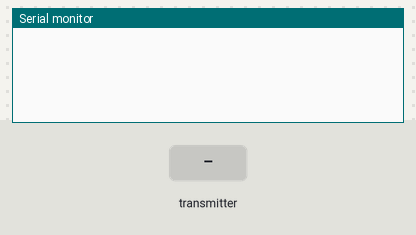
Bench run of a sketch on a simulated ESP32. Parts: the last lines printed to the serial monitor. The test bench sets the inputs (shaded band).

Above: at 1.2 s.
1.3 s: the transmitter starts sending patient_id = 0
At 1.66 s:
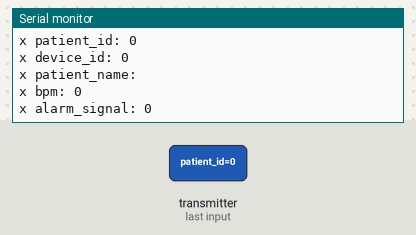
2.8 s: the transmitter starts sending device_id = 1
4.3 s: the transmitter starts sending patient_name = 0
5.8 s: the transmitter starts sending bpm = 1024
7.3 s: the transmitter starts sending alarm_signal = 1024
At 7.66 s:
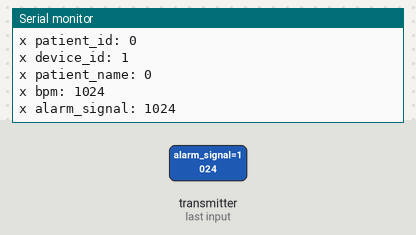

The sketch:

Tinypico_receiver.ino
```cpp
// (licence header left out)
#include <esp_now.h>
#include <WiFi.h>

// Structure example to receive data
// Must match the sender structure
typedef struct struct_message {
    int patient_id; // must be unique for each sender board
    int device_id;
    char patient_name[11];
    int bpm;
    int alarm_signal;
} struct_message;

// Create a struct_message called myData
struct_message myData;

// Create a structure to hold the readings from each board
struct_message board1;
struct_message board2;
//struct_message board3;

// Create an array with all the structures
struct_message boardsStruct[2] = {board1, board2};

// callback function that will be executed when data is received
void OnDataRecv(const uint8_t * mac_addr, const uint8_t *incomingData, int len) {
  char macStr[18];
  Serial.print("Packet received from: ");
  snprintf(macStr, sizeof(macStr), "%02x:%02x:%02x:%02x:%02x:%02x",
           mac_addr[0], mac_addr[1], mac_addr[2], mac_addr[3], mac_addr[4], mac_addr[5]);
  Serial.println(macStr);
  memcpy(&myData, incomingData, sizeof(myData));
  Serial.printf("Board ID %u: %u bytes\n", myData.device_id, len);
  // Update the structures with the new incoming data
  boardsStruct[myData.device_id-1].patient_id = myData.patient_id;
  boardsStruct[myData.device_id-1].device_id = myData.device_id;
  strcpy(boardsStruct[myData.device_id-1].patient_name, myData.patient_name);
  boardsStruct[myData.device_id-1].bpm = myData.bpm;
  boardsStruct[myData.device_id-1].alarm_signal = myData.alarm_signal;

  Serial.printf("x patient_id: %d \n", boardsStruct[myData.device_id-1].patient_id);
  Serial.printf("x device_id: %d \n", boardsStruct[myData.device_id-1].device_id);
  Serial.print("x patient_name: ");
  Serial.println(boardsStruct[myData.device_id-1].patient_name);
  Serial.printf("x bpm: %d \n", boardsStruct[myData.device_id-1].bpm);
  Serial.printf("x alarm_signal: %d \n", boardsStruct[myData.device_id-1].alarm_signal);
  Serial.println();
}

void setup() {
  //Initialize Serial Monitor
  Serial.begin(115200);

  //Set device as a Wi-Fi Station
  WiFi.mode(WIFI_STA);

  //Init ESP-NOW
  if (esp_now_init() != ESP_OK) {
    Serial.println("Error initializing ESP-NOW");
    return;
  }

  // Once ESPNow is successfully Init, we will register for recv CB to
  // get recv packer info
  esp_now_register_recv_cb(OnDataRecv);
}

void loop() {
  // Acess the variables for each board
  /*int board1X = boardsStruct[0].x;
  int board1Y = boardsStruct[0].y;
  int board2X = boardsStruct[1].x;
  int board2Y = boardsStruct[1].y;
  int board3X = boardsStruct[2].x;
  int board3Y = boardsStruct[2].y;*/

//  delay(1000);
}
```

Measured:
- after the input at 1.3 s, the serial monitor: prints a new line after 0.05 s (image 1)
- after the input at 7.3 s, the serial monitor: prints a new line after 0.06 s (image 2)
